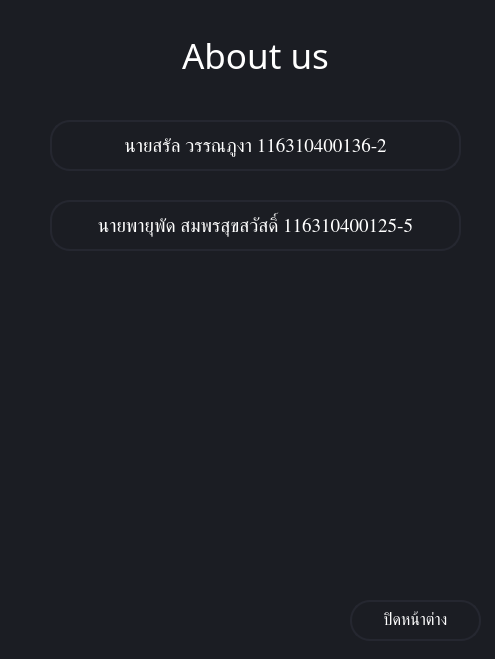
<?xml version="1.0" encoding="UTF-8"?>
<ui version="4.0">
 <class>uiHomePage</class>
 <widget class="QDialog" name="uiHomePage">
  <property name="geometry">
   <rect>
    <x>0</x>
    <y>0</y>
    <width>495</width>
    <height>659</height>
   </rect>
  </property>
  <property name="windowTitle">
   <string>Dialog</string>
  </property>
  <property name="autoFillBackground">
   <bool>false</bool>
  </property>
  <property name="styleSheet">
   <string notr="true">background-color: rgb(27, 29, 35);</string>
  </property>
  <widget class="QLabel" name="label">
   <property name="geometry">
    <rect>
     <x>150</x>
     <y>30</y>
     <width>211</width>
     <height>51</height>
    </rect>
   </property>
   <property name="font">
    <font>
     <family>Cloud Light</family>
     <pointsize>26</pointsize>
    </font>
   </property>
   <property name="styleSheet">
    <string notr="true">QLabel {
	Color: #FFF
}</string>
   </property>
   <property name="text">
    <string>About us</string>
   </property>
   <property name="alignment">
    <set>Qt::AlignCenter</set>
   </property>
  </widget>
  <widget class="QPushButton" name="signoutButton">
   <property name="geometry">
    <rect>
     <x>350</x>
     <y>600</y>
     <width>131</width>
     <height>41</height>
    </rect>
   </property>
   <property name="font">
    <font>
     <family>Cloud Light</family>
     <pointsize>12</pointsize>
    </font>
   </property>
   <property name="styleSheet">
    <string notr="true">QPushButton {
	border: 2px solid rgb(37,39,48);
	border-radius: 20px;
	color: #FFF;
	padding-left: 20px;
	padding-right: 20px;
}
QPushButton:hover {
	border: 2px solid rgb(48, 50, 62);
}
QPushButton:hover:pressed
{
  border: 2px solid rgb(255, 73, 73);
}</string>
   </property>
   <property name="text">
    <string>ปิดหน้าต่าง</string>
   </property>
  </widget>
  <widget class="QPushButton" name="bookAdd">
   <property name="geometry">
    <rect>
     <x>50</x>
     <y>120</y>
     <width>411</width>
     <height>51</height>
    </rect>
   </property>
   <property name="font">
    <font>
     <family>Cloud Light</family>
     <pointsize>14</pointsize>
    </font>
   </property>
   <property name="styleSheet">
    <string notr="true">QPushButton {
	border: 2px solid rgb(37,39,48);
	border-radius: 20px;
	color: #FFF;
	padding-left: 20px;
	padding-right: 20px;
}
QPushButton:hover {
	border: 2px solid rgb(48, 50, 62);
}
QPushButton:hover:pressed
{
  border: 2px solid rgb(255, 73, 73);
}</string>
   </property>
   <property name="text">
    <string>นายสรัล วรรณภูงา 116310400136-2</string>
   </property>
  </widget>
  <widget class="QPushButton" name="bookAdd_2">
   <property name="geometry">
    <rect>
     <x>50</x>
     <y>200</y>
     <width>411</width>
     <height>51</height>
    </rect>
   </property>
   <property name="font">
    <font>
     <family>Cloud Light</family>
     <pointsize>14</pointsize>
    </font>
   </property>
   <property name="styleSheet">
    <string notr="true">QPushButton {
	border: 2px solid rgb(37,39,48);
	border-radius: 20px;
	color: #FFF;
	padding-left: 20px;
	padding-right: 20px;
}
QPushButton:hover {
	border: 2px solid rgb(48, 50, 62);
}
QPushButton:hover:pressed
{
  border: 2px solid rgb(255, 73, 73);
}</string>
   </property>
   <property name="text">
    <string>นายพายุพัด สมพรสุขสวัสดิ์ 116310400125-5</string>
   </property>
  </widget>
 </widget>
 <resources/>
 <connections/>
</ui>
